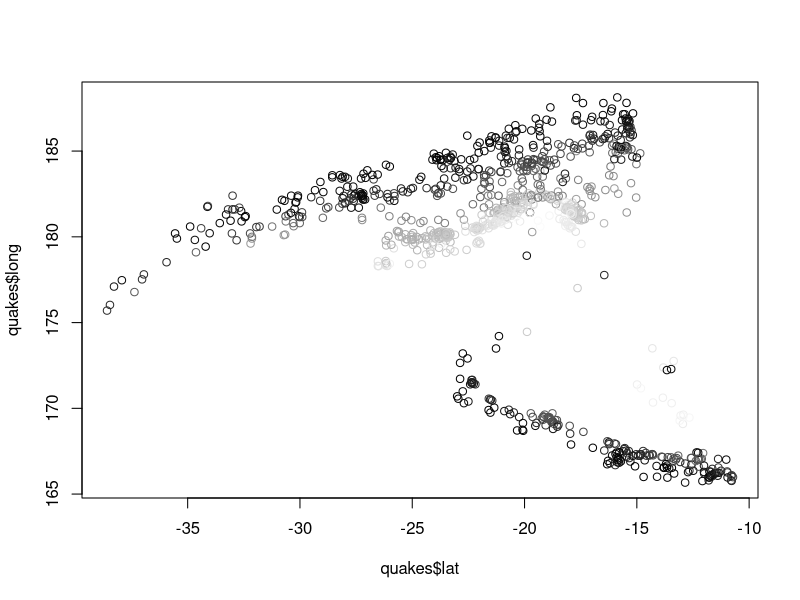
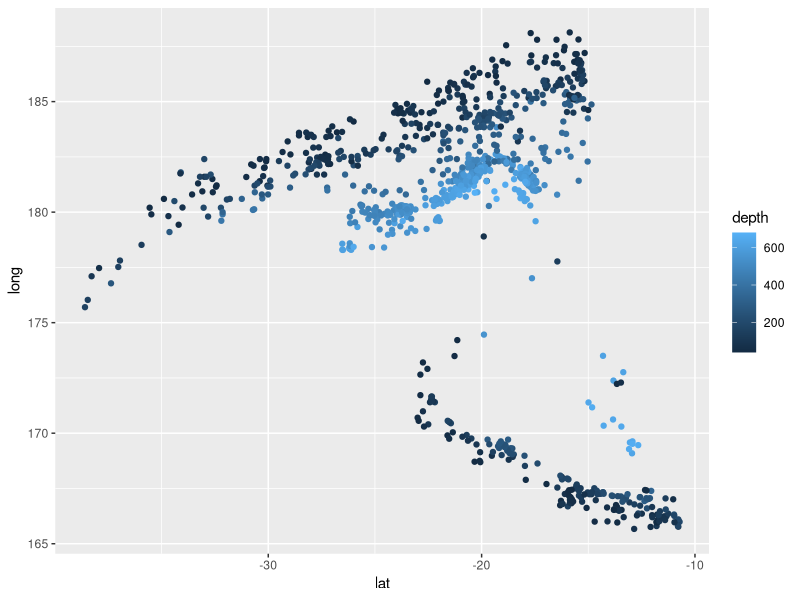

Generate these figures, in order, with R:
## ---- chunk 1
library(ggplot2)
library(cluster)
knitr::opts_chunk$set(echo = TRUE)
## ---- chunk 2
clr <- gray((quakes$depth-min(quakes$depth))/range(quakes$depth)%*%c(-1,1))
plot(quakes$lat,quakes$long,col=clr)
## ---- chunk 3
ggplot(quakes,aes(x=lat,y=long,colour=depth))+geom_point()
